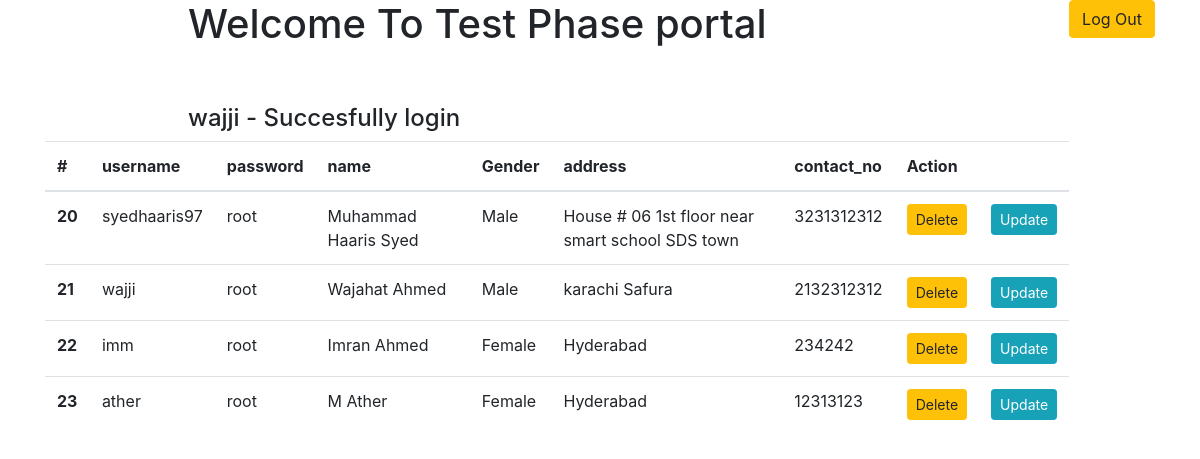
Screenshot of /wel.php (signed in) with the database file from the repository.
### tables this page shows
CREATE TABLE `registrations` (
  `id` bigint(20) unsigned NOT NULL AUTO_INCREMENT,
  `name` varchar(255) NOT NULL,
  `gender` tinyint(1) NOT NULL,
  `address` text NOT NULL,
  `contact_no` varchar(255) NOT NULL,
  `status` varchar(32) DEFAULT 'y',
  `created_at` timestamp NULL DEFAULT NULL,
  `updated_at` timestamp NULL DEFAULT NULL,
  PRIMARY KEY (`id`)
);

CREATE TABLE `signins` (
  `id` bigint(20) unsigned NOT NULL AUTO_INCREMENT,
  `reg_id` int(11) DEFAULT NULL,
  `username` varchar(255) NOT NULL,
  `password` varchar(255) NOT NULL,
  `created_at` timestamp NULL DEFAULT NULL,
  `updated_at` timestamp NULL DEFAULT NULL,
  PRIMARY KEY (`id`)
);

### db.php (called while the page is built, shortened)
<?php
class Mydb
{
	private $conn = '';
	public function Mydb($host='localhost', $username="root", $password="", $db="testphasedb")
	{
		$this->conn = new mysqli($host,$username,$password,$db) or die("connection field");
		mysqli_set_charset($this->conn,"utf8");
	}
	public function registrationData(){
			$Query = "SELECT *,
				case
					when gender = 1 then 'Male'
					when gender = 0 then 'Female'
				end as Gender
			FROM registrations
			INNER JOIN signins ON (signins.reg_id = registrations.id)
			WHERE status = 'y'";
		$res = $this->conn->query($Query);
		$i = 0;
			$a = array();
			while ($rows = $res->fetch_assoc()) {
				foreach ($rows as $key => $value) {
					$a[$i][$key] = $value;
				}
				$i++;
			}
			return $a;
	}
}
$obj = new Mydb();
?>

### wel.php (the view, shortened to what this page needs)
<?php
require 'db.php';
$obj->is_login();
$data = $obj->registrationData();
 ?>
 <!DOCTYPE html>
 <html>
 <head>
 	<link rel="stylesheet" href="https://stackpath.bootstrapcdn.com/bootstrap/4.5.0/css/bootstrap.min.css">
 </head>
 <body>
 	<div class="container">
 		<a style="float: right;" href="signout.php"  class="btn btn-md btn-warning"> Log Out</a>
 		<div class="row justify-content-center">
 			<div class="col-9">
 					<h1>Welcome To Test Phase portal</h1>
 					<br>
 					<br>
 			<h4><?=$_SESSION['user']['username']." - "."Succesfully login";?></h4>
 			</div>
 			<table class="table">
  <thead>
    <tr>
      <th scope="col">#</th>
      <th scope="col">username</th>
      <th scope="col">password</th>
        <th scope="col">name</th>
      <th scope="col">Gender</th>
      <th scope="col">address</th>
      <th scope="col">contact_no</th>
      <th>Action</th>
      <th></th>
    </tr>
  </thead>
  <tbody>
  	<?php foreach ($data as $key => $value) { ?>
  	<tr>
		<th scope="row"><?php echo $value['id']; ?></th>
  		<td><?php echo $value['username']; ?></td>
  		<td><?php echo $value['password']; ?></td>
  		<td><?php echo $value['name']; ?></td>
  		<td><?php echo $value['Gender']; ?></td>
  		<td><?php echo $value['address']; ?></td>
  		<td><?php echo $value['contact_no']; ?></td>
  		<td>
  			<a class="btn btn-warning btn-sm" href="processDocterDEL.php?drId=<?php echo $value['drId'] ?>" >Delete</a>
  		</td>
  		<td>
  			<a class="btn btn-info btn-sm" href="index.php?updateId=<?php echo $value['reg_id'] ?>"> Update</a>
  		</td>
    </tr>
  	<?php }
  	?>
  </tbody>
</table>
 		</div>
 	</div>
 </body>
 </html>

### rows the page displays
registrations: signins.id "20", signins.username "syedhaaris97", signins.password "root", name "Muhammad Haaris Syed", Gender "Male", address "House # 06 1st floor near smart school SDS town", contact_no "3231312312"
registrations: signins.id "21", signins.username "wajji", signins.password "root", name "Wajahat Ahmed", Gender "Male", address "karachi Safura", contact_no "2132312312"
registrations: signins.id "22", signins.username "imm", signins.password "root", name "Imran Ahmed", Gender "Female", address "Hyderabad", contact_no "234242"
registrations: signins.id "23", signins.username "ather", signins.password "root", name "M Ather", Gender "Female", address "Hyderabad", contact_no "12313123"

### other values shown
$_SESSION['user']['username'] "wajji"
